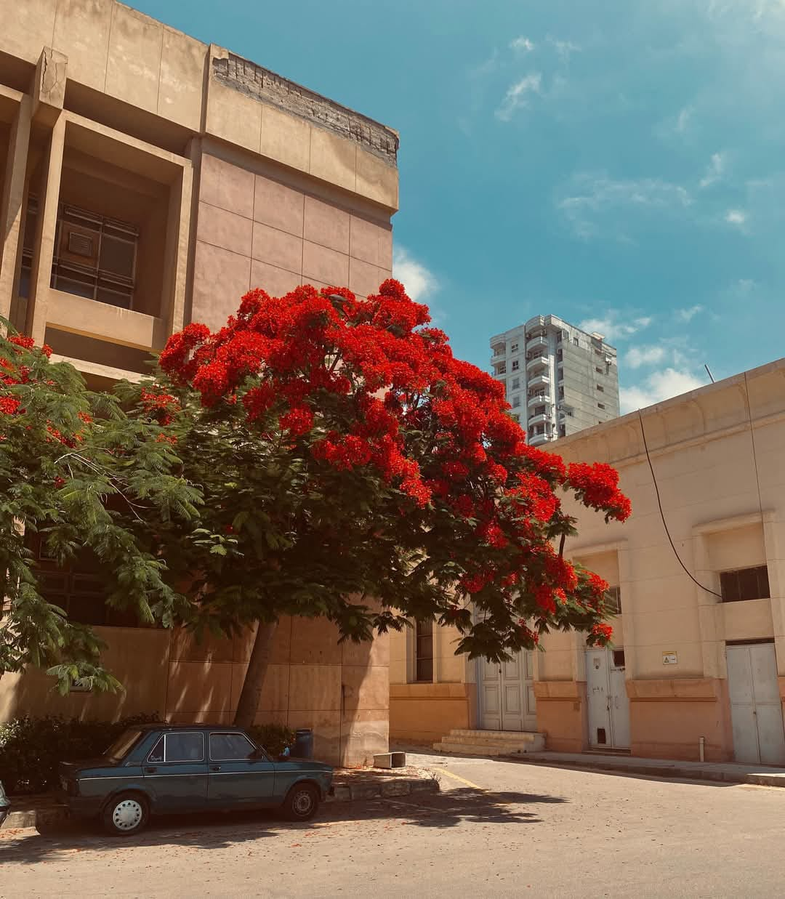
#> input picture task_2/subtask_2/img.png, 785 x 899 px, shrunk from 1080 x 1237 before the run
$ python main.py
#> lines starting #> are read from the running program, lines starting #| are printed output that depends on the picture
from PIL import Image
def main():
   image = Image.open("img.png")
#> image is the input picture: PIL image 785x899 RGB; mean R, G, B 120.7, 105.8, 91.8
   bw_image = image.convert("L")
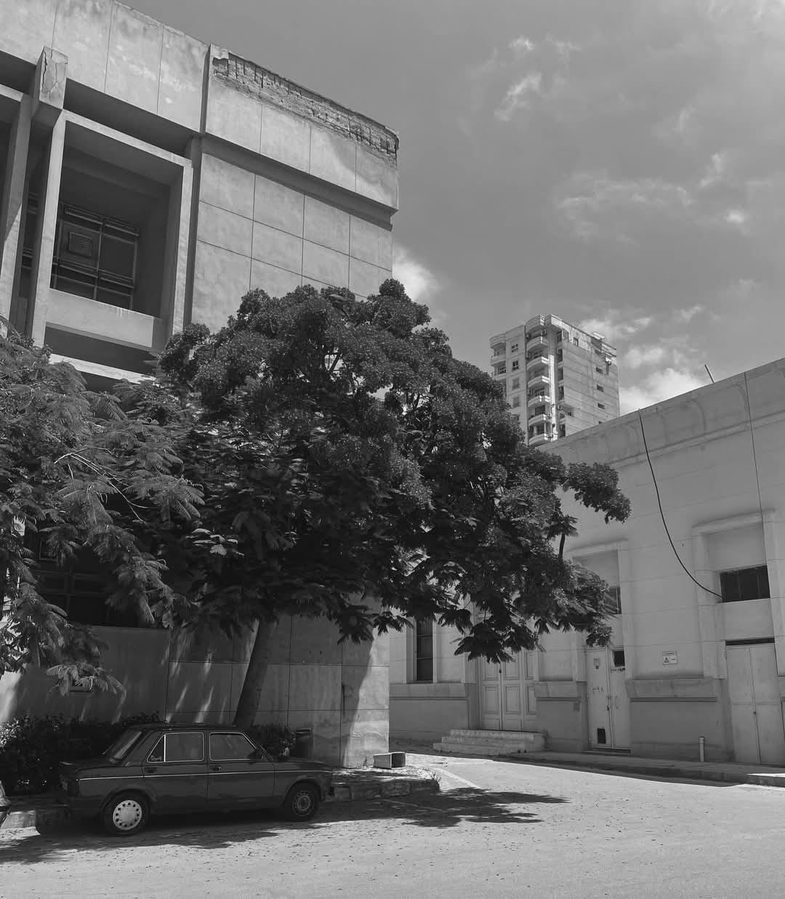
#> bw_image: PIL image 785x899 L; min 0, max 255, mean 108.7
   bw_image.show()
if __name__ == "__main__":
    main()
